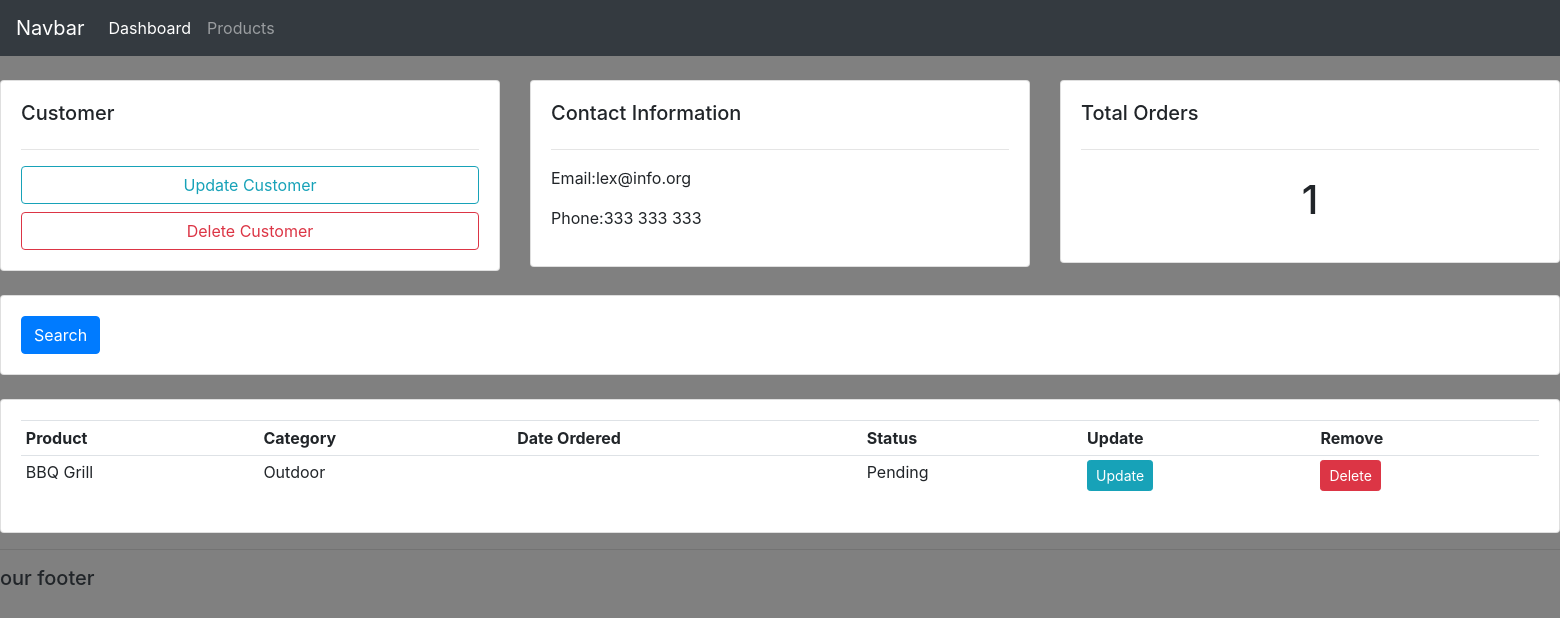
Before: /customer/1/ with the older database file.
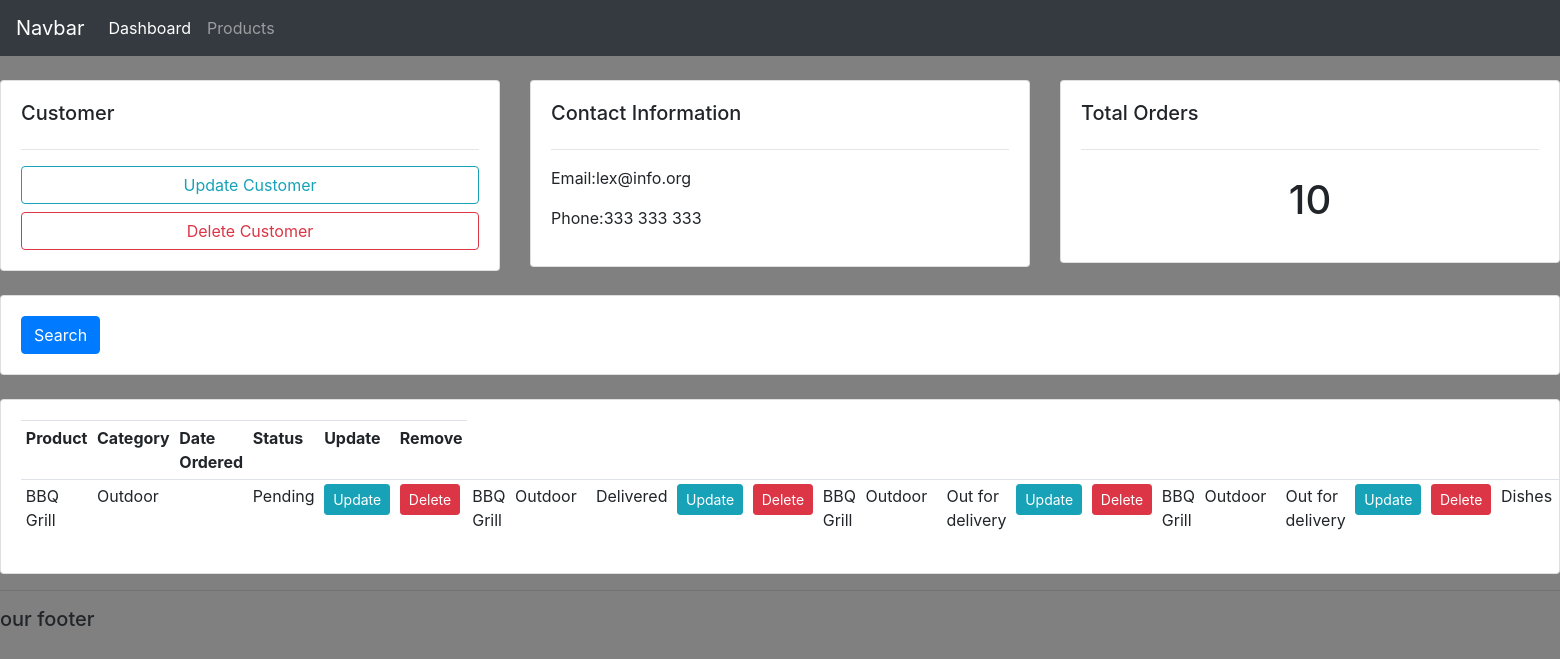
After: the same page with the newer database file.
### accounts/models.py (models this page shows, shortened)
class Order(models.Model):
    STATUS = (
        ('Pending','Pending'),
        ('Out for delivery','Out for delivery'),
        ('Delivered','Delivered'),
        )
    customer = models.ForeignKey(Customer,null=True,on_delete=models.SET_NULL)
    product = models.ForeignKey(Product,null=True,on_delete=models.SET_NULL)
    date_created = models.DateTimeField(auto_now_add=True, null=True)
    status = models.CharField(max_length=200, null=True,choices=STATUS)

class Product(models.Model):
    CATEGORY=(
        ('Indoor','Indoor'),
        ('Outdoor','Outdoor'),
    )
    name = models.CharField(max_length=200, null=True)
    price = models.FloatField(null=True)
    category = models.CharField(max_length=200, null=True, choices=CATEGORY)
    description= models.CharField(max_length=200, null=True, blank = True)
    date_created = models.DateTimeField(auto_now_add=True)
    tags = models.ManyToManyField(Tag)
    def __str__(self):
        return self.name

### accounts/views.py (the view)
# urls.py: path('customer/<str:pk_test>/', views.customer, name='customer'),
def customer(request,pk_test):
    customer = Customer.objects.get(id=pk_test)
    orders = customer.order_set.all()
    order_count= orders.count()
    context = {'customer':customer, 'orders': orders,'order_count':order_count}
    return render(request, 'accounts/customer.html',context)

### accounts/templates/accounts/customer.html
{% extends "accounts/main.html" %}
{% block content%}
<br>
<div class="row">
    <div class="col-md">
        <div class="card card-body">
            <h5>Customer</h5>
            <hr>
            <a class="btn btn-outline-info btn-sml btn-block" href="">Update Customer</a>
            <a class="btn btn-outline-danger btn-sml btn-block" href="">Delete Customer</a>
        </div>
    </div>
    <div class="col-md">
        <div class="card card-body">
            <h5>Contact Information</h5>
            <hr>
            <p>Email:{{customer.email}}</p>
            <p>Phone:{{customer.phone}}</p>
        </div>
    </div>
    <div class="col-md">
        <div class="card card-body">
            <h5>Total Orders</h5>
            <hr>
            <h1 style="text-align: center;padding: 10px">{{order_count}}</h1>
        </div>
    </div>
</div>
<br>
<div class="row">
    <div class="col">
        <div class="card card-body">
            <form method="get">
                <button class="btn btn-primary" type="submit">Search</button>
            </form>
        </div>
    </div>
</div>
<br>
<div class="row">
    <div class="col-md">
        <div class="card card-body">
            <table class="table table-sm">
                <tr>
                    <th>Product</th>
                    <th>Category</th>
                    <th>Date Ordered</th>
                    <th>Status</th>
                    <th>Update</th>
                    <th>Remove</th>
                </tr>
                {% for order in orders %}
                <td>{{order.product}}</td>
                <td>{{order.product.category}}</td>
                <td>{{order.date.created}}</td>
                <td>{{order.status}}</td>
                <td><a class="btn btn-sm btn-info" href="{% url 'update_order' order.id %}">Update</a></td>
                <td><a class="btn btn-sm btn-danger" href="{% url 'delete_order' order.id %}">Delete</a></td>
                {% endfor %}
            </table>
        </div>
    </div>
</div>
{% endblock %}

Changed rows visible on the page:
added Order: product "BBQ Grill", product.category "Outdoor", status "Delivered"
added Order: product "BBQ Grill", product.category "Outdoor", status "Out for delivery"
added Order: product "BBQ Grill", product.category "Outdoor", status "Out for delivery"
added Order: product "Dishes"
Other visible differences:
{{ order_count }}: "1" → "10"
